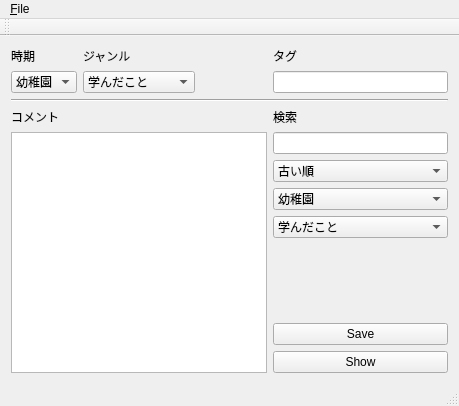
<?xml version="1.0" encoding="UTF-8"?>
<ui version="4.0">
 <class>MainWindow</class>
 <widget class="QMainWindow" name="MainWindow">
  <property name="geometry">
   <rect>
    <x>0</x>
    <y>0</y>
    <width>459</width>
    <height>406</height>
   </rect>
  </property>
  <property name="windowTitle">
   <string>MainWindow</string>
  </property>
  <widget class="QWidget" name="centralWidget">
   <layout class="QGridLayout" name="gridLayout_2">
    <item row="0" column="0">
     <layout class="QGridLayout" name="gridLayout">
      <item row="3" column="0">
       <widget class="QComboBox" name="comboBox_when">
        <property name="sizePolicy">
         <sizepolicy hsizetype="Fixed" vsizetype="Fixed">
          <horstretch>0</horstretch>
          <verstretch>0</verstretch>
         </sizepolicy>
        </property>
        <property name="currentIndex">
         <number>0</number>
        </property>
        <item>
         <property name="text">
          <string>幼稚園</string>
         </property>
        </item>
        <item>
         <property name="text">
          <string>小学校</string>
         </property>
        </item>
        <item>
         <property name="text">
          <string>中学校</string>
         </property>
        </item>
        <item>
         <property name="text">
          <string>高校</string>
         </property>
        </item>
        <item>
         <property name="text">
          <string>大学</string>
         </property>
        </item>
        <item>
         <property name="text">
          <string>その他</string>
         </property>
        </item>
       </widget>
      </item>
      <item row="16" column="3">
       <spacer name="verticalSpacer">
        <property name="orientation">
         <enum>Qt::Vertical</enum>
        </property>
        <property name="sizeHint" stdset="0">
         <size>
          <width>20</width>
          <height>40</height>
         </size>
        </property>
       </spacer>
      </item>
      <item row="9" column="0" rowspan="10" colspan="3">
       <widget class="QPlainTextEdit" name="plainTextEdit"/>
      </item>
      <item row="2" column="1">
       <widget class="QLabel" name="label_2">
        <property name="text">
         <string>ジャンル</string>
        </property>
       </widget>
      </item>
      <item row="2" column="0">
       <widget class="QLabel" name="label_4">
        <property name="text">
         <string>時期</string>
        </property>
       </widget>
      </item>
      <item row="2" column="3">
       <widget class="QLabel" name="label">
        <property name="text">
         <string>タグ</string>
        </property>
       </widget>
      </item>
      <item row="6" column="0" colspan="4">
       <widget class="Line" name="line">
        <property name="orientation">
         <enum>Qt::Horizontal</enum>
        </property>
       </widget>
      </item>
      <item row="7" column="0">
       <widget class="QLabel" name="label_5">
        <property name="text">
         <string>コメント</string>
        </property>
       </widget>
      </item>
      <item row="17" column="3">
       <widget class="QPushButton" name="pushButton_save">
        <property name="text">
         <string>Save</string>
        </property>
       </widget>
      </item>
      <item row="3" column="3">
       <widget class="QLineEdit" name="lineEdit_tag"/>
      </item>
      <item row="18" column="3">
       <widget class="QPushButton" name="pushButton_show">
        <property name="text">
         <string>Show</string>
        </property>
       </widget>
      </item>
      <item row="3" column="1">
       <widget class="QComboBox" name="comboBox_what">
        <property name="sizePolicy">
         <sizepolicy hsizetype="Preferred" vsizetype="Fixed">
          <horstretch>0</horstretch>
          <verstretch>0</verstretch>
         </sizepolicy>
        </property>
        <property name="currentIndex">
         <number>0</number>
        </property>
        <item>
         <property name="text">
          <string>学んだこと</string>
         </property>
        </item>
        <item>
         <property name="text">
          <string>続けたいこと</string>
         </property>
        </item>
        <item>
         <property name="text">
          <string>好きだったこと</string>
         </property>
        </item>
        <item>
         <property name="text">
          <string>嫌だったこと</string>
         </property>
        </item>
        <item>
         <property name="text">
          <string>その他</string>
         </property>
        </item>
        <item>
         <property name="text">
          <string/>
         </property>
        </item>
       </widget>
      </item>
      <item row="9" column="3">
       <widget class="QLineEdit" name="lineEdit"/>
      </item>
      <item row="10" column="3">
       <widget class="QComboBox" name="comboBox">
        <item>
         <property name="text">
          <string>古い順</string>
         </property>
        </item>
        <item>
         <property name="text">
          <string>新しい順</string>
         </property>
        </item>
       </widget>
      </item>
      <item row="11" column="3">
       <widget class="QComboBox" name="comboBox_2">
        <item>
         <property name="text">
          <string>幼稚園</string>
         </property>
        </item>
        <item>
         <property name="text">
          <string>小学校</string>
         </property>
        </item>
        <item>
         <property name="text">
          <string>中学校</string>
         </property>
        </item>
        <item>
         <property name="text">
          <string>高校</string>
         </property>
        </item>
        <item>
         <property name="text">
          <string>大学</string>
         </property>
        </item>
       </widget>
      </item>
      <item row="12" column="3">
       <widget class="QComboBox" name="comboBox_3">
        <item>
         <property name="text">
          <string>学んだこと</string>
         </property>
        </item>
        <item>
         <property name="text">
          <string>続けたいこと</string>
         </property>
        </item>
        <item>
         <property name="text">
          <string>好きだったこと</string>
         </property>
        </item>
        <item>
         <property name="text">
          <string>嫌だったこと</string>
         </property>
        </item>
        <item>
         <property name="text">
          <string>その他</string>
         </property>
        </item>
       </widget>
      </item>
      <item row="7" column="3">
       <widget class="QLabel" name="label_3">
        <property name="text">
         <string>検索</string>
        </property>
       </widget>
      </item>
     </layout>
    </item>
   </layout>
  </widget>
  <widget class="QMenuBar" name="menuBar">
   <property name="geometry">
    <rect>
     <x>0</x>
     <y>0</y>
     <width>459</width>
     <height>22</height>
    </rect>
   </property>
   <widget class="QMenu" name="menu_File">
    <property name="title">
     <string>&amp;File</string>
    </property>
    <addaction name="action_Open"/>
    <addaction name="action_Set"/>
   </widget>
   <addaction name="menu_File"/>
  </widget>
  <widget class="QToolBar" name="mainToolBar">
   <attribute name="toolBarArea">
    <enum>TopToolBarArea</enum>
   </attribute>
   <attribute name="toolBarBreak">
    <bool>false</bool>
   </attribute>
  </widget>
  <widget class="QStatusBar" name="statusBar"/>
  <action name="action_Open">
   <property name="text">
    <string>&amp;Open</string>
   </property>
  </action>
  <action name="action_Set">
   <property name="text">
    <string>&amp;Set</string>
   </property>
  </action>
 </widget>
 <layoutdefault spacing="6" margin="11"/>
 <tabstops>
  <tabstop>comboBox_when</tabstop>
  <tabstop>comboBox_what</tabstop>
  <tabstop>lineEdit_tag</tabstop>
  <tabstop>plainTextEdit</tabstop>
  <tabstop>pushButton_save</tabstop>
  <tabstop>lineEdit</tabstop>
  <tabstop>comboBox</tabstop>
  <tabstop>comboBox_2</tabstop>
  <tabstop>comboBox_3</tabstop>
  <tabstop>pushButton_show</tabstop>
 </tabstops>
 <resources/>
 <connections/>
</ui>
